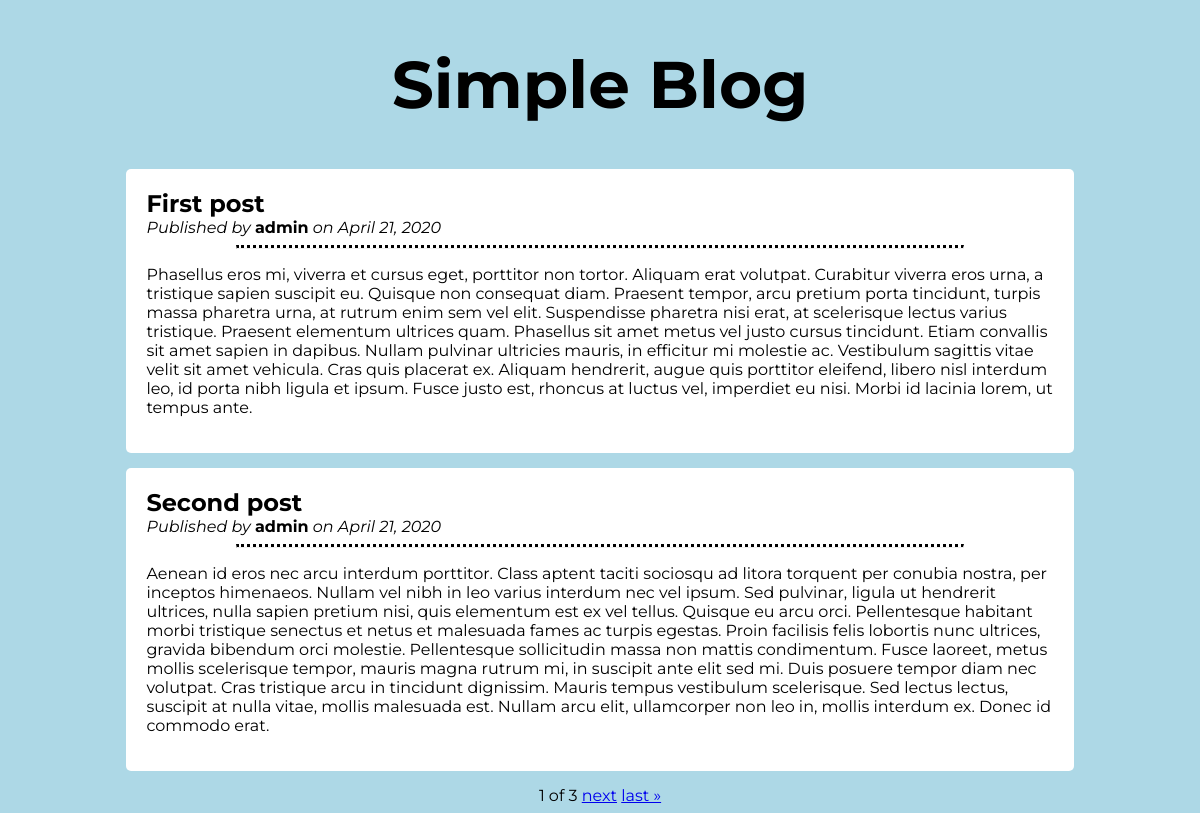
The page / on the database its author committed.
### my_blog/models.py (models this page shows, shortened)
class Post(models.Model):
    STATUS_CHOICES = (
        ('draft', 'Draft'),
        ('published', 'Published')
    )
    title = models.CharField(max_length=50)
    slug = models.SlugField(max_length=60)
    author = models.ForeignKey(User, on_delete=models.CASCADE)
    published = models.DateField(auto_now_add=True)
    updated = models.DateField(auto_now=True)
    content = RichTextField()
    status = models.CharField(
        max_length=20, choices=STATUS_CHOICES, default='draft')
    class Meta:
        ordering = ("-published",)
    def get_absolute_url(self):
        return reverse("my_blog:post_detail", args=[self.pk, self.slug])

### my_blog/views.py (the view)
# urls.py: path('', views.IndexView.as_view(), name="index"),
class IndexView(generic.ListView):
    model = Post
    queryset = Post.objects.filter(status='published')
    context_object_name = "posts"
    template_name = "my_blog/index.html"
    paginate_by = 2

### my_blog/templates/my_blog/index.html (shortened to what this page needs)
{% extends 'base.html' %}
{% block content %}
    <div class="wrapper">
    <a href="{% url 'my_blog:index' %}" style="text-decoration: none; color: black;"><h1> Simple Blog </h1></a>
        {% for post in posts %}
            <div class="blog_post">
                <a style="text-decoration: none; color: black" href="{{ post.get_absolute_url }}"><h2>{{ post.title }}</h2></a>
                <i>Published by</i> <b>{{ post.author }}</b> <i>on {{ post.published }}</i>
                <hr>
                <p>{{ post.content|safe }}</p>
            </div>
        {% endfor %}
        <div style="text-align: center">
            <span>
                <span>{{ page_obj.number }} of {{ page_obj.paginator.num_pages }}</span>
                {% if page_obj.has_next %}
                    <a href="?page={{ page_obj.next_page_number }}">next</a>
                    <a href="?page={{ page_obj.paginator.num_pages }}">last &raquo;</a>
                {% endif %}
            </span>
        </div>
    </div>
{% endblock %}

### my_blog/static/my_blog/style.css (style rules this page uses)
body { background-color: lightblue; font-family: "Montserrat", sans-serif; }
.wrapper { width: 80%; margin: 0 auto; }
.blog_post { padding: 20px; background-color: white; margin: 15px 0; border-radius: 5px; }
h1 { text-align: center; font-weight: bolder; font-size: 66px; }
h2 { margin: 0; }
hr { border-top: 3px dotted black; width: 80%; }

### rows shown on the page
Post: title "First post", author "admin", published "April 21, 2020", content "Phasellus eros mi, viverra et cursus eget, porttitor non tortor. Aliquam erat volutpat. Curabitur viverra eros urna, a tristique sapien suscipit eu. Quisque non consequat diam. Praesent tempor, arcu pretium porta tincidunt, turpis massa pharetra urna, at rutrum enim sem vel elit. Suspendisse pharetra nisi erat, at scelerisque lectus varius tristique. Praesent elementum ultrices quam. Phasellus sit amet metus vel justo cursus tincidunt. Etiam convallis sit amet sapien in dapibus. Nullam pulvinar ultricies mauris, in efficitur mi molestie ac. Vestibulum sagittis vitae velit sit amet vehicula. Cras quis placerat ex. Aliquam hendrerit, augue quis porttitor eleifend, libero nisl interdum leo, id…"
Post: title "Second post", author "admin", published "April 21, 2020", content "Aenean id eros nec arcu interdum porttitor. Class aptent taciti sociosqu ad litora torquent per conubia nostra, per inceptos himenaeos. Nullam vel nibh in leo varius interdum nec vel ipsum. Sed pulvinar, ligula ut hendrerit ultrices, nulla sapien pretium nisi, quis elementum est ex vel tellus. Quisque eu arcu orci. Pellentesque habitant morbi tristique senectus et netus et malesuada fames ac turpis egestas. Proin facilisis felis lobortis nunc ultrices, gravida bibendum orci molestie. Pellentesque sollicitudin massa non mattis condimentum. Fusce laoreet, metus mollis scelerisque tempor, mauris magna rutrum mi, in suscipit ante elit sed mi. Duis posuere tempor diam nec volutpat. Cras…"

### other values the page prints
{{ page_obj.number }} "1"
{{ page_obj.paginator.num_pages }} "3"
